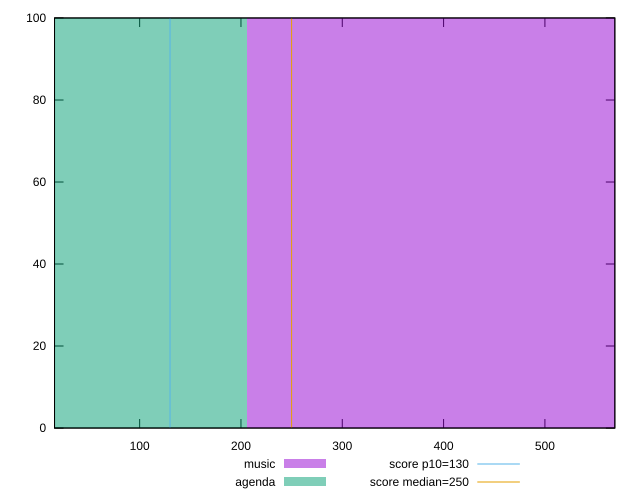

The script that saved this image:
reset

$music <<EOF
411.77055954324123 100
EOF

$agenda <<EOF
0 100
EOF

set key outside below
set boxwidth 411.77055954324123
set xrange [16:569]
set yrange [0:100]
set trange [0:100]
set style fill transparent solid 0.5 noborder

set parametric
set terminal svg size 640, 500 enhanced background rgb 'white'
set output "reports/report_00032_2021-02-25T10-28-15.087Z/max-potential-fid/comparison/histogram/0_vs_1.svg"

plot $music title "music" with boxes, \
     $agenda title "agenda" with boxes, \
     130,t title "score p10=130", \
     250,t title "score median=250"

reset
